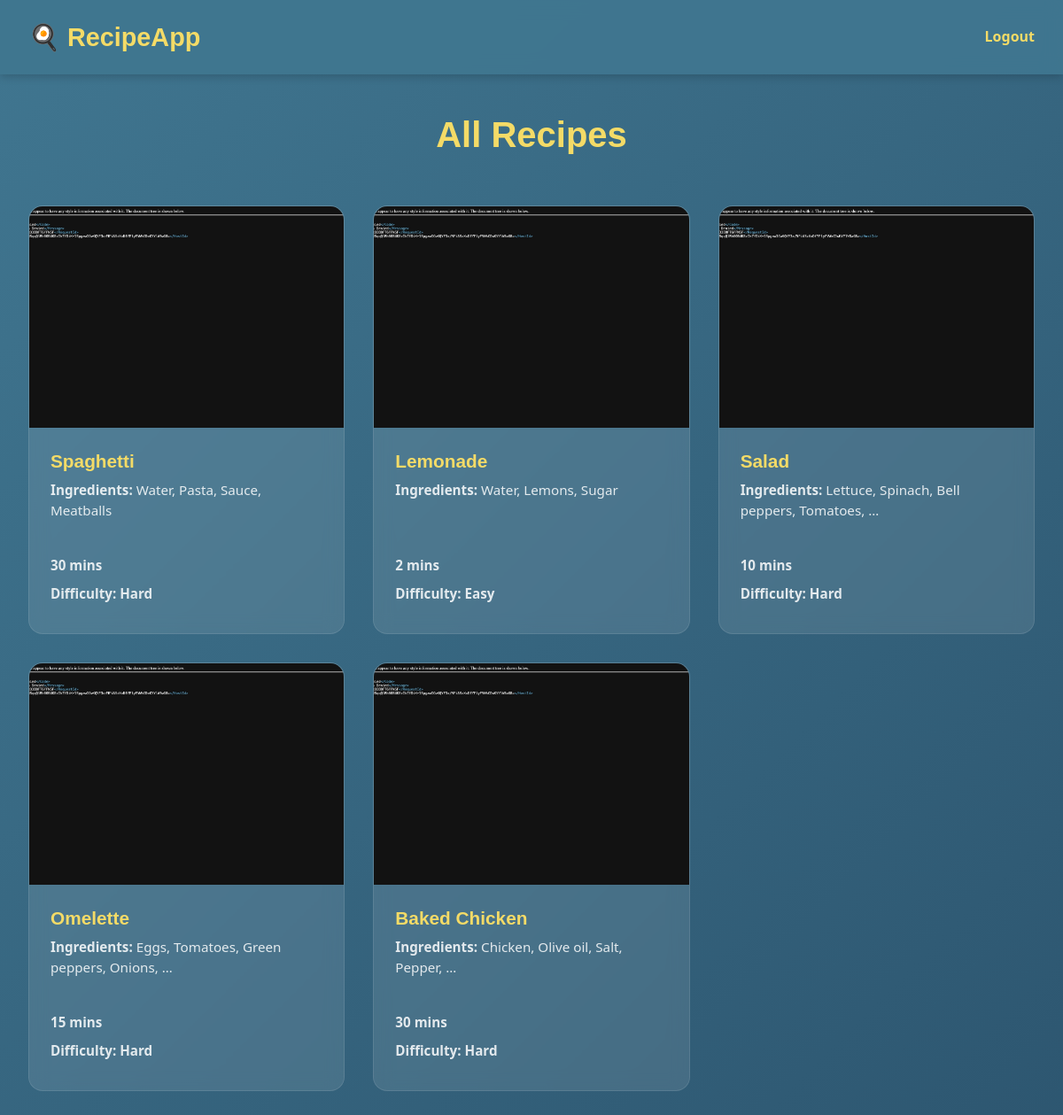
Page /list/ (signed in) on the earlier database version.
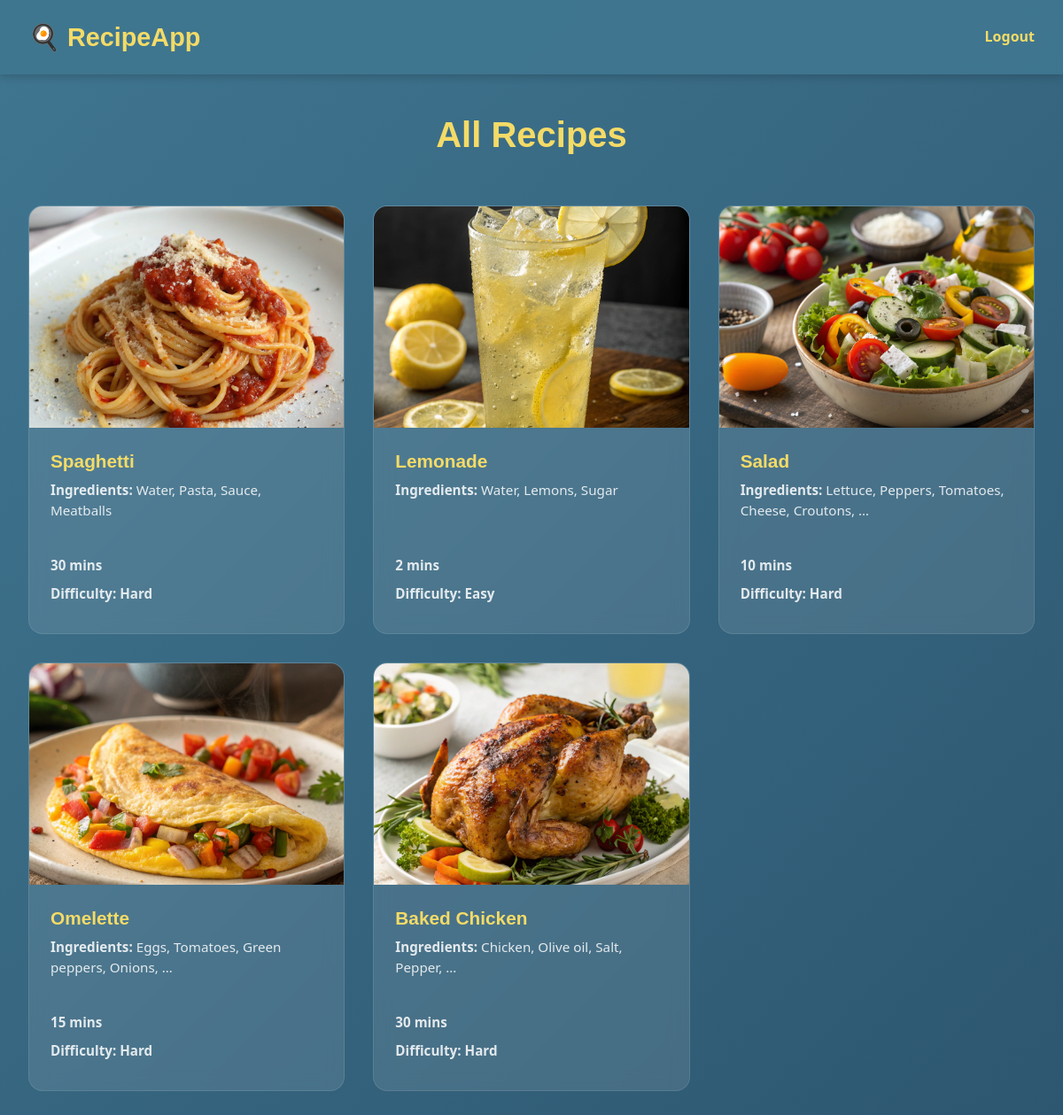
Same page on the later database version.
### recipes/models.py (models this page shows, shortened)
class Recipe(models.Model):
    name = models.CharField(max_length=50)
    ingredients = models.CharField(
        max_length=225, help_text="Enter the ingredients, separated by a comma"
    )
    cooking_time = models.IntegerField(help_text="Cooking time in minutes")
    difficulty = None
    pic = models.ImageField(upload_to='recipes', default='no_picture.jpg')
    @property
    def calculate_difficulty(self):
        ingredients = self.ingredients.split(", ")
        if self.cooking_time < 10 and len(ingredients) < 4:
            return "Easy"
        elif self.cooking_time < 10 and len(ingredients) >= 4:
            return "Medium"
        elif self.cooking_time >= 10 and len(ingredients) < 4:
            return "Intermediate"
        elif self.cooking_time >= 10 and len(ingredients) >= 4:
            return "Hard"
        return difficulty

### recipes/views.py (the view)
# urls.py: path('list/', views.recipes_list, name='list'),
@login_required(login_url='/login/')
def recipes_list(request):
   recipes = Recipe.objects.all()
   context = {
      'recipes': recipes
   }
   return render(request, 'recipes/recipes_list.html', context)

### recipes/templates/recipes/recipes_list.html (shortened to what this page needs)
<!DOCTYPE html>
<html lang="en">
<head>
  {% load static %}
  <link rel='stylesheet' type='text/css' href="{% static 'recipes/css/styles.css' %}">
</head>
<body>
  <nav class="navbar">
    <div class="navbar-content">
      <a href="{% url 'recipes:home' %}" class="logo">🍳 RecipeApp</a>
      <a href="{% url 'recipes:logout' %}" class="nav-link">Logout</a>
    </div>
  </nav>
  <section class="recipe-list-section">
    <h1>All Recipes</h1>
    <div class="recipe-grid">
      {% for recipe in recipes %}
        <a href="{% url 'recipes:detail' recipe.pk %}" class="recipe-card-link">
        <div class="recipe-card">
          {% if recipe.pic %}
            <img src="{{ recipe.pic.url }}" alt="{{ recipe.name }}" class="recipe-image">
          {% else %}
            <div class="recipe-placeholder">No Image</div>
          {% endif %}
          <div class="recipe-info">
            <h3>{{ recipe.name }}</h3>
            <p><strong>Ingredients:</strong> {{ recipe.ingredients|truncatewords:5 }}</p>
            <p class="recipe-meta">{{ recipe.cooking_time }} mins</p>
            <p class="recipe-meta">Difficulty: {{ recipe.calculate_difficulty }}</p>
          </div>
        </div>
      </a>
    {% empty %}
      <p class="no-recipes">No recipes yet. Log into the Admin panel to add some.</p>
    {% endfor %}
    </div>
  </section>
</body>
</html>

### recipes/static/recipes/css/styles.css (style rules this page uses)
* { margin: 0; padding: 0; box-sizing: border-box; }
body { font-family: 'Segoe UI', Tahoma, Geneva, Verdana, sans-serif; background: linear-gradient(135deg, #407690 0%, #2d5670 100%); color: #fff; line-height: 1.6; min-height: 100vh; }
.navbar { background: rgba(64, 118, 144, 0.95); padding: 1.2rem 2rem; box-shadow: 0 2px 10px rgba(0, 0, 0, 0.2); position: fixed; top: 0; left: 0; right: 0; z-index: 1000; backdrop-filter: blur(10px); }
.navbar-content { max-width: 1200px; margin: 0 auto; display: flex; justify-content: space-between; align-items: center; }
.logo { font-size: 1.8rem; font-weight: 700; color: #f4db67; text-decoration: none; font-family: 'Gill Sans', 'Gill Sans MT', Calibri, 'Trebuchet MS', sans-serif; }
.nav-link { color: #f4db67; text-decoration: none; font-weight: 600; transition: all 0.3s ease; font-size: 1rem; }
.recipe-list-section { padding: 120px 2rem 80px; max-width: 1200px; margin: 0 auto; }
.recipe-list-section h1 { font-family: 'Gill Sans', 'Gill Sans MT', Calibri, 'Trebuchet MS', sans-serif; font-size: 2.5rem; color: #f4db67; text-align: center; margin-bottom: 3rem; }
.recipe-grid { display: grid; grid-template-columns: repeat(3, 1fr); gap: 2rem; align-items: stretch; }
.recipe-card-link { text-decoration: none; color: inherit; display: flex; height: 100%; width: 100%; }
.recipe-card { background: rgba(255, 255, 255, 0.1); backdrop-filter: blur(10px); border-radius: 16px; overflow: hidden; transition: all 0.3s ease; border: 1px solid rgba(255, 255, 255, 0.1); display: flex; flex-direction: column; height: 100%; min-height: 480px; width: 100%; }
.recipe-image { width: 100%; height: 250px; object-fit: cover; flex-shrink: 0; }
.recipe-info { padding: 1.5rem; display: flex; flex-direction: column; flex-grow: 1; min-height: 230px; }
.recipe-info h3 { color: #f4db67; font-size: 1.3rem; margin-bottom: 0.5rem; font-family: 'Gill Sans', 'Gill Sans MT', Calibri, 'Trebuchet MS', sans-serif; line-height: 1.3; height: 1.7rem; overflow: hidden; }
.recipe-info p { color: rgba(255, 255, 255, 0.85); font-size: 0.95rem; line-height: 1.5; margin-bottom: 0.5rem; }
.recipe-info > p:nth-of-type(1) { height: 4.5rem; display: -webkit-box; -webkit-line-clamp: 2; -webkit-box-orient: vertical; overflow: hidden; text-overflow: ellipsis; flex-grow: 0; flex-shrink: 0; margin-bottom: 0.8rem; }
.recipe-info > p:nth-of-type(2), .recipe-info > p:nth-of-type(3) { height: 1.5rem; overflow: hidden; }
.recipe-meta { color: #f4db67; font-weight: 600; }

Differences in the rows shown:
changed Recipe "Spaghetti": pic: picture added in place of a placeholder
changed Recipe "Lemonade": pic: picture added in place of a placeholder
changed Recipe "Salad": pic: picture added in place of a placeholder; ingredients "Lettuce, Spinach, Bell peppers, Tomatoes, …" → "Lettuce, Peppers, Tomatoes, Cheese, Croutons, …"
changed Recipe "Omelette": pic: picture added in place of a placeholder
changed Recipe "Baked Chicken": pic: picture added in place of a placeholder
